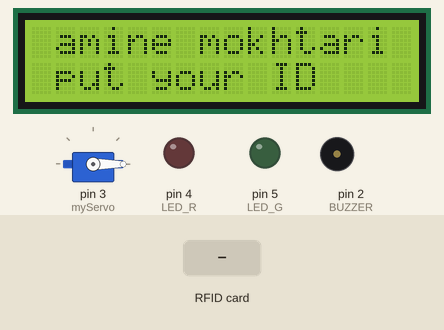
This sketch was run on a simulated Arduino Uno, built with avr-gcc and run on an emulated ATmega328P. On the bench: 16×2 character LCD, servo, output pins drawn as LEDs (lit = HIGH), buzzer (waves = sounding). The test bench sets the inputs (shaded band). Pins used as bus, display or sensor lines are not drawn; what the sketch prints to the serial monitor is not drawn.

Above: at 1.3 s.
1.4 s: RFID card 10 68 E1 A4 held to the reader
At 1.8 s:
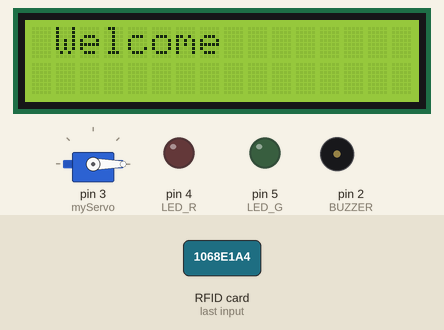
At 4.0 s:
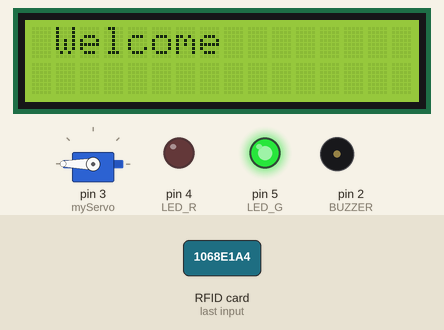
Timing chart, 0 to 9.2 s (numbered marks = the images above; inputs shaded):
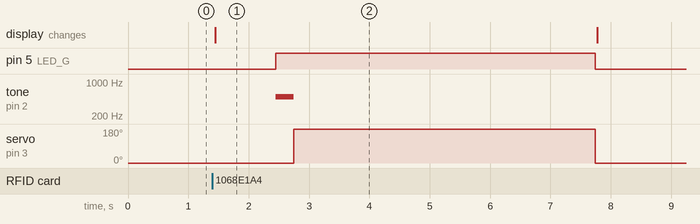

Measured:
- after the input at 1.4 s, pin 5 (LED_G): LOW → HIGH after 1.0 s, → LOW 5.3 s later; tone on pin 2 (BUZZER): silent → 500 Hz after 1.0 s, → silent 0.30 s later; servo on pin 3 (myServo): 0° → 180° after 1.3 s, → 0° 5.0 s later; the display: changes at once (image 1)

The sketch:

sketch_feb15b.ino
```cpp
#include <SPI.h>
#include <MFRC522.h>
#include <Servo.h>

#include <Wire.h>
#include <LiquidCrystal_I2C.h>
//I2C pins declaration
LiquidCrystal_I2C lcd(0x27, 2, 1, 0, 4, 5, 6, 7, 3, POSITIVE);

#define SS_PIN 10
#define RST_PIN 9
#define LED_G 5 //define green LED pin
#define LED_R 4 //define red LED
#define BUZZER 2 //buzzer pin
MFRC522 mfrc522(SS_PIN, RST_PIN);   // Create MFRC522 instance.
Servo myServo; //define servo name

void setup()
{

  Serial.begin(9600);   // Initiate a serial communication

  lcd.begin(16,2);//Defining 16 columns and 2 rows of lcd display
  lcd.backlight();//To Power ON the back light

  SPI.begin();      // Initiate  SPI bus
  mfrc522.PCD_Init();   // Initiate MFRC522
  myServo.attach(3); //servo pin
  myServo.write(0); //servo start position
  pinMode(LED_G, OUTPUT);
  pinMode(LED_R, OUTPUT);
  pinMode(BUZZER, OUTPUT);
  noTone(BUZZER);
  Serial.println("Put your card to the reader...");
  Serial.println();

}
void loop()
{
  lcd.setCursor(0,0);
  lcd.print(" amine mokhtari");
  lcd.setCursor(0,1);
  lcd.print(" put your ID");


  // Look for new cards
  if ( ! mfrc522.PICC_IsNewCardPresent())
  {
    return;
  }
  // Select one of the cards
  if ( ! mfrc522.PICC_ReadCardSerial())
  {
    return;
  }
  //Show UID on serial monitor
  Serial.print("UID tag :");
  String content= "";
  byte letter;
  for (byte i = 0; i < mfrc522.uid.size; i++)
  {
     Serial.print(mfrc522.uid.uidByte[i] < 0x10 ? " 0" : " ");
     Serial.print(mfrc522.uid.uidByte[i], HEX);
     content.concat(String(mfrc522.uid.uidByte[i] < 0x10 ? " 0" : " "));
     content.concat(String(mfrc522.uid.uidByte[i], HEX));
  }
  Serial.println();
  Serial.print("Message : ");
  content.toUpperCase();
  if (content.substring(1) == "10 68 E1 A4") //change here the UID of the card/cards that you want to give access
  {
    lcd.clear();
    lcd.setCursor(0,0);
    lcd.print(" Welcome ");
    delay(1000);

    Serial.println("Authorized access");
    Serial.println();


    digitalWrite(LED_G, HIGH);
    tone(BUZZER, 500);
    delay(300);
    noTone(BUZZER);
    myServo.write(180);
    delay(5000);
    myServo.write(0);
    digitalWrite(LED_G, LOW);
  }

 else   {
    Serial.println(" Access denied");
    lcd.clear();
    lcd.setCursor(0,0);
    lcd.print(" stay away ");


    digitalWrite(LED_R, HIGH);
    tone(BUZZER, 300);
    delay(1000);
    digitalWrite(LED_R, LOW);
    noTone(BUZZER);
  }
}
```
